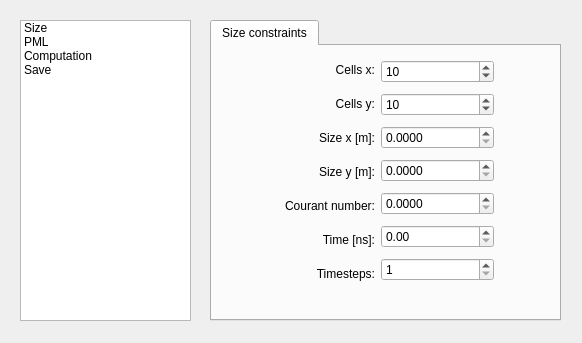
<?xml version="1.0" encoding="UTF-8"?>
<ui version="4.0">
 <class>Preferences</class>
 <widget class="QDialog" name="Preferences">
  <property name="geometry">
   <rect>
    <x>0</x>
    <y>0</y>
    <width>582</width>
    <height>343</height>
   </rect>
  </property>
  <property name="sizePolicy">
   <sizepolicy hsizetype="Fixed" vsizetype="Fixed">
    <horstretch>0</horstretch>
    <verstretch>0</verstretch>
   </sizepolicy>
  </property>
  <property name="minimumSize">
   <size>
    <width>582</width>
    <height>343</height>
   </size>
  </property>
  <property name="maximumSize">
   <size>
    <width>582</width>
    <height>343</height>
   </size>
  </property>
  <property name="windowTitle">
   <string>Dialog</string>
  </property>
  <widget class="QListWidget" name="Panel">
   <property name="geometry">
    <rect>
     <x>20</x>
     <y>20</y>
     <width>171</width>
     <height>301</height>
    </rect>
   </property>
   <item>
    <property name="text">
     <string>Size</string>
    </property>
   </item>
   <item>
    <property name="text">
     <string>PML</string>
    </property>
   </item>
   <item>
    <property name="text">
     <string>Computation</string>
    </property>
   </item>
   <item>
    <property name="text">
     <string>Save</string>
    </property>
   </item>
  </widget>
  <widget class="QStackedWidget" name="Settings">
   <property name="geometry">
    <rect>
     <x>210</x>
     <y>20</y>
     <width>351</width>
     <height>301</height>
    </rect>
   </property>
   <property name="currentIndex">
    <number>0</number>
   </property>
   <widget class="QWidget" name="page_1">
    <widget class="QTabWidget" name="Size">
     <property name="geometry">
      <rect>
       <x>0</x>
       <y>0</y>
       <width>351</width>
       <height>301</height>
      </rect>
     </property>
     <property name="currentIndex">
      <number>0</number>
     </property>
     <widget class="QWidget" name="Size_constraints">
      <attribute name="title">
       <string>Size constraints</string>
      </attribute>
      <widget class="QWidget" name="layoutWidget">
       <property name="geometry">
        <rect>
         <x>50</x>
         <y>10</y>
         <width>232</width>
         <height>232</height>
        </rect>
       </property>
       <layout class="QHBoxLayout" name="horizontalLayout">
        <item>
         <layout class="QVBoxLayout" name="verticalLayout">
          <item>
           <widget class="QLabel" name="label_cellsx">
            <property name="text">
             <string>Cells x:</string>
            </property>
            <property name="alignment">
             <set>Qt::AlignRight|Qt::AlignTrailing|Qt::AlignVCenter</set>
            </property>
           </widget>
          </item>
          <item>
           <widget class="QLabel" name="label_cellsy">
            <property name="text">
             <string>Cells y:</string>
            </property>
            <property name="alignment">
             <set>Qt::AlignRight|Qt::AlignTrailing|Qt::AlignVCenter</set>
            </property>
           </widget>
          </item>
          <item>
           <widget class="QLabel" name="label_sizex">
            <property name="text">
             <string>Size x [m]:</string>
            </property>
            <property name="alignment">
             <set>Qt::AlignRight|Qt::AlignTrailing|Qt::AlignVCenter</set>
            </property>
           </widget>
          </item>
          <item>
           <widget class="QLabel" name="label_sizey">
            <property name="text">
             <string>Size y [m]:</string>
            </property>
            <property name="alignment">
             <set>Qt::AlignRight|Qt::AlignTrailing|Qt::AlignVCenter</set>
            </property>
           </widget>
          </item>
          <item>
           <widget class="QLabel" name="label_courant">
            <property name="text">
             <string>Courant number:</string>
            </property>
            <property name="alignment">
             <set>Qt::AlignRight|Qt::AlignTrailing|Qt::AlignVCenter</set>
            </property>
           </widget>
          </item>
          <item>
           <widget class="QLabel" name="label_time">
            <property name="text">
             <string>Time [ns]:</string>
            </property>
            <property name="alignment">
             <set>Qt::AlignRight|Qt::AlignTrailing|Qt::AlignVCenter</set>
            </property>
           </widget>
          </item>
          <item>
           <widget class="QLabel" name="label_timesteps">
            <property name="text">
             <string>Timesteps:</string>
            </property>
            <property name="alignment">
             <set>Qt::AlignRight|Qt::AlignTrailing|Qt::AlignVCenter</set>
            </property>
           </widget>
          </item>
         </layout>
        </item>
        <item>
         <layout class="QVBoxLayout" name="verticalLayout_2">
          <item>
           <widget class="QSpinBox" name="cellsX">
            <property name="locale">
             <locale language="English" country="UnitedStates"/>
            </property>
            <property name="maximum">
             <number>90000</number>
            </property>
            <property name="value">
             <number>10</number>
            </property>
           </widget>
          </item>
          <item>
           <widget class="QSpinBox" name="cellsY">
            <property name="locale">
             <locale language="English" country="UnitedStates"/>
            </property>
            <property name="maximum">
             <number>90000</number>
            </property>
            <property name="value">
             <number>10</number>
            </property>
           </widget>
          </item>
          <item>
           <widget class="QDoubleSpinBox" name="sizeX">
            <property name="locale">
             <locale language="English" country="UnitedStates"/>
            </property>
            <property name="decimals">
             <number>4</number>
            </property>
            <property name="maximum">
             <double>1000.000000000000000</double>
            </property>
           </widget>
          </item>
          <item>
           <widget class="QDoubleSpinBox" name="sizeY">
            <property name="locale">
             <locale language="English" country="UnitedStates"/>
            </property>
            <property name="decimals">
             <number>4</number>
            </property>
            <property name="maximum">
             <double>1000.000000000000000</double>
            </property>
           </widget>
          </item>
          <item>
           <widget class="QDoubleSpinBox" name="courant">
            <property name="locale">
             <locale language="English" country="UnitedStates"/>
            </property>
            <property name="decimals">
             <number>4</number>
            </property>
           </widget>
          </item>
          <item>
           <widget class="QDoubleSpinBox" name="time">
            <property name="locale">
             <locale language="English" country="UnitedStates"/>
            </property>
            <property name="decimals">
             <number>2</number>
            </property>
            <property name="minimum">
             <double>0.000000000000000</double>
            </property>
            <property name="maximum">
             <double>99999.000000000000000</double>
            </property>
           </widget>
          </item>
          <item>
           <widget class="QSpinBox" name="timesteps">
            <property name="locale">
             <locale language="English" country="UnitedStates"/>
            </property>
            <property name="minimum">
             <number>1</number>
            </property>
            <property name="maximum">
             <number>9999999</number>
            </property>
           </widget>
          </item>
         </layout>
        </item>
       </layout>
      </widget>
     </widget>
    </widget>
   </widget>
   <widget class="QWidget" name="page_2">
    <widget class="QTabWidget" name="tabWidget">
     <property name="geometry">
      <rect>
       <x>-1</x>
       <y>-1</y>
       <width>351</width>
       <height>311</height>
      </rect>
     </property>
     <property name="currentIndex">
      <number>0</number>
     </property>
     <widget class="QWidget" name="PML">
      <attribute name="title">
       <string>PML</string>
      </attribute>
      <widget class="QPushButton" name="Auto">
       <property name="geometry">
        <rect>
         <x>270</x>
         <y>130</y>
         <width>71</width>
         <height>32</height>
        </rect>
       </property>
       <property name="focusPolicy">
        <enum>Qt::NoFocus</enum>
       </property>
       <property name="text">
        <string>Auto</string>
       </property>
       <property name="autoDefault">
        <bool>true</bool>
       </property>
      </widget>
      <widget class="QWidget" name="layoutWidget">
       <property name="geometry">
        <rect>
         <x>80</x>
         <y>65</y>
         <width>188</width>
         <height>131</height>
        </rect>
       </property>
       <layout class="QHBoxLayout" name="horizontalLayout_2">
        <item>
         <layout class="QVBoxLayout" name="verticalLayout_5">
          <item>
           <widget class="QLabel" name="label_PMLlayers">
            <property name="text">
             <string>PML layers:</string>
            </property>
            <property name="alignment">
             <set>Qt::AlignRight|Qt::AlignTrailing|Qt::AlignVCenter</set>
            </property>
           </widget>
          </item>
          <item>
           <widget class="QLabel" name="label_m">
            <property name="text">
             <string>m:</string>
            </property>
            <property name="alignment">
             <set>Qt::AlignRight|Qt::AlignTrailing|Qt::AlignVCenter</set>
            </property>
           </widget>
          </item>
          <item>
           <widget class="QLabel" name="label_sigmax">
            <property name="text">
             <string>σ x max:</string>
            </property>
            <property name="alignment">
             <set>Qt::AlignRight|Qt::AlignTrailing|Qt::AlignVCenter</set>
            </property>
           </widget>
          </item>
          <item>
           <widget class="QLabel" name="label_sigmay">
            <property name="text">
             <string>σ y max:</string>
            </property>
            <property name="alignment">
             <set>Qt::AlignRight|Qt::AlignTrailing|Qt::AlignVCenter</set>
            </property>
           </widget>
          </item>
         </layout>
        </item>
        <item>
         <layout class="QVBoxLayout" name="verticalLayout_6">
          <item>
           <widget class="QSpinBox" name="PMLlayers">
            <property name="locale">
             <locale language="English" country="UnitedStates"/>
            </property>
            <property name="minimum">
             <number>1</number>
            </property>
           </widget>
          </item>
          <item>
           <widget class="QDoubleSpinBox" name="m">
            <property name="locale">
             <locale language="English" country="UnitedStates"/>
            </property>
            <property name="maximum">
             <double>9999.000000000000000</double>
            </property>
           </widget>
          </item>
          <item>
           <widget class="QDoubleSpinBox" name="sigmaxMax">
            <property name="locale">
             <locale language="English" country="UnitedStates"/>
            </property>
            <property name="maximum">
             <double>9999.000000000000000</double>
            </property>
           </widget>
          </item>
          <item>
           <widget class="QDoubleSpinBox" name="sigmayMax">
            <property name="locale">
             <locale language="English" country="UnitedStates"/>
            </property>
            <property name="maximum">
             <double>9999.000000000000000</double>
            </property>
           </widget>
          </item>
         </layout>
        </item>
       </layout>
      </widget>
     </widget>
    </widget>
   </widget>
   <widget class="QWidget" name="page">
    <widget class="QTabWidget" name="tabWidget_3">
     <property name="geometry">
      <rect>
       <x>-1</x>
       <y>-1</y>
       <width>351</width>
       <height>301</height>
      </rect>
     </property>
     <widget class="QWidget" name="Computation">
      <attribute name="title">
       <string>Computation</string>
      </attribute>
      <widget class="QWidget" name="layoutWidget">
       <property name="geometry">
        <rect>
         <x>50</x>
         <y>80</y>
         <width>207</width>
         <height>96</height>
        </rect>
       </property>
       <layout class="QHBoxLayout" name="horizontalLayout_4">
        <item>
         <layout class="QVBoxLayout" name="verticalLayout_7">
          <item>
           <widget class="QLabel" name="label_sample_distance">
            <property name="text">
             <string>Sample distance:</string>
            </property>
           </widget>
          </item>
          <item>
           <widget class="QLabel" name="FieldFrame">
            <property name="text">
             <string>Draw n'th field:</string>
            </property>
            <property name="alignment">
             <set>Qt::AlignRight|Qt::AlignTrailing|Qt::AlignVCenter</set>
            </property>
           </widget>
          </item>
          <item>
           <widget class="QLabel" name="label_No_Of_Threads">
            <property name="text">
             <string>Number of threads:</string>
            </property>
           </widget>
          </item>
         </layout>
        </item>
        <item>
         <layout class="QVBoxLayout" name="verticalLayout_8">
          <item>
           <widget class="QSpinBox" name="sampleDistance">
            <property name="minimum">
             <number>1</number>
            </property>
            <property name="maximum">
             <number>99999</number>
            </property>
           </widget>
          </item>
          <item>
           <widget class="QSpinBox" name="DrawNthField">
            <property name="maximum">
             <number>99999</number>
            </property>
           </widget>
          </item>
          <item>
           <widget class="QSpinBox" name="NoOfThreads">
            <property name="minimum">
             <number>2</number>
            </property>
           </widget>
          </item>
         </layout>
        </item>
       </layout>
      </widget>
     </widget>
    </widget>
   </widget>
   <widget class="QWidget" name="page_3">
    <widget class="QTabWidget" name="tabWidget_2">
     <property name="geometry">
      <rect>
       <x>-1</x>
       <y>-1</y>
       <width>351</width>
       <height>301</height>
      </rect>
     </property>
     <widget class="QWidget" name="Save">
      <attribute name="title">
       <string>Save</string>
      </attribute>
      <widget class="QWidget" name="layoutWidget">
       <property name="geometry">
        <rect>
         <x>60</x>
         <y>85</y>
         <width>197</width>
         <height>71</height>
        </rect>
       </property>
       <layout class="QHBoxLayout" name="horizontalLayout_3">
        <item>
         <layout class="QVBoxLayout" name="verticalLayout_3">
          <item>
           <widget class="QLabel" name="label_width">
            <property name="text">
             <string>Width:</string>
            </property>
            <property name="alignment">
             <set>Qt::AlignRight|Qt::AlignTrailing|Qt::AlignVCenter</set>
            </property>
           </widget>
          </item>
          <item>
           <widget class="QLabel" name="label_height">
            <property name="text">
             <string>Height:</string>
            </property>
            <property name="alignment">
             <set>Qt::AlignRight|Qt::AlignTrailing|Qt::AlignVCenter</set>
            </property>
           </widget>
          </item>
         </layout>
        </item>
        <item>
         <layout class="QVBoxLayout" name="verticalLayout_4">
          <item>
           <widget class="QSpinBox" name="width">
            <property name="maximum">
             <number>9999</number>
            </property>
           </widget>
          </item>
          <item>
           <widget class="QSpinBox" name="height">
            <property name="maximum">
             <number>9999</number>
            </property>
           </widget>
          </item>
         </layout>
        </item>
       </layout>
      </widget>
     </widget>
    </widget>
   </widget>
  </widget>
 </widget>
 <resources/>
 <connections/>
</ui>
